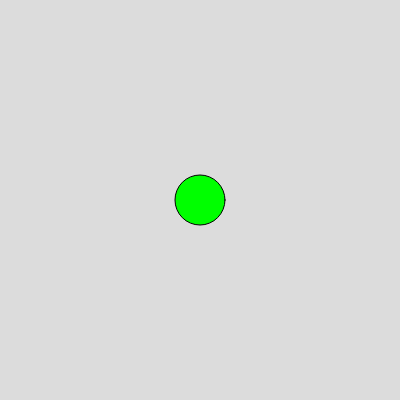
Frame 1 (no input)
Frame 60 (no input): identical to frame 1, image omitted
Frame 120 (the mouse pressed at the canvas centre since frame 60): identical to frame 1, image omitted

The p5.js sketch that drew this single still picture (run headless with seeded random() and noise() and a simulated clock; from frame 60 on, the mouse is pressed at the canvas centre):

// p5.js sketch
// ── sketch.js
function setup() {
  createCanvas(400, 400);
  sy = height;
  cx = width / 2;
  cy = height / 2;
  cd = 50;
}

let sx = -10;
let sy;
let fire = false;
let cx, cy, cd;

function draw() {
  background(220);

  if(fire) {
    fill(0);
    square(sx, sy, 5)
    sy = sy - 10;
    print("FIRE!")
  }

  if(sy < 0) {
    fire = false;
    sy = height;
  }

  fill(0, 255, 0);


  if(dist(sx, sy, cx, cy) < cd) {
    fill(255, 0, 0)
    fire = false;
  }

  circle(cx, cy, cd)

}

function keyPressed() {
  if(key == " ") {
    fire = true;
    sx = mouseX;
  }
}
